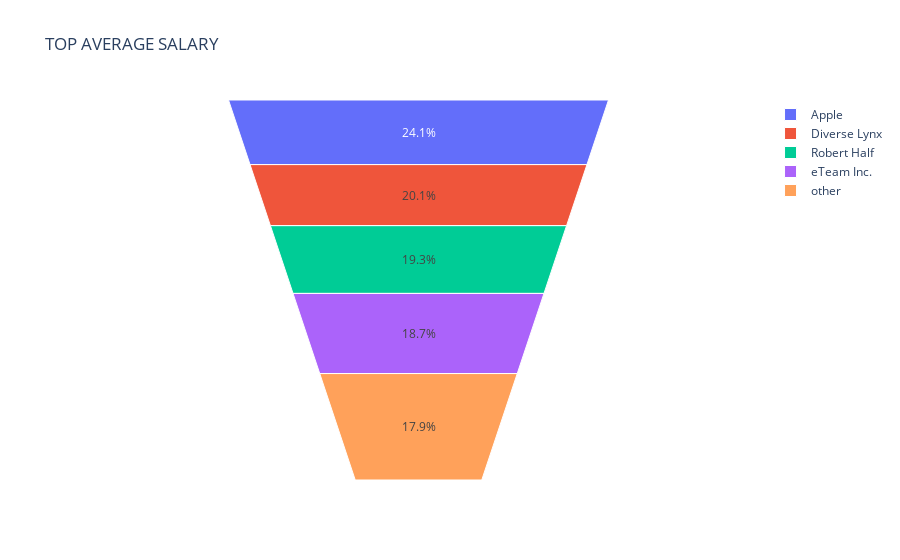

This figure's notebook cell:
### Code cell
fig = px.funnel_area(names=adg["Company Name"],
                    values=adg["Aver_salery"],title="TOP AVERAGE SALARY")
fig.show()

### Figure 1 — Plotly figure (JSON) as saved in the notebook; plotly's stock layout.template omitted (floating-point values rounded to 4 significant figures)
{"data": [{"domain": {"x": [0, 1], "y": [0, 1]}, "hovertemplate": "label=%{label}<br>value=%{value}<extra></extra>", "labels": ["Apple", "Diverse Lynx", "Robert Half", "eTeam Inc.", "other"], "legendgroup": "", "name": "", "showlegend": true, "type": "funnelarea", "values": [180.3, 150.5, 144.3, 139.9, 134.3]}], "layout": {"legend": {"tracegroupgap": 0}, "title": {"text": "TOP AVERAGE SALARY"}}}
